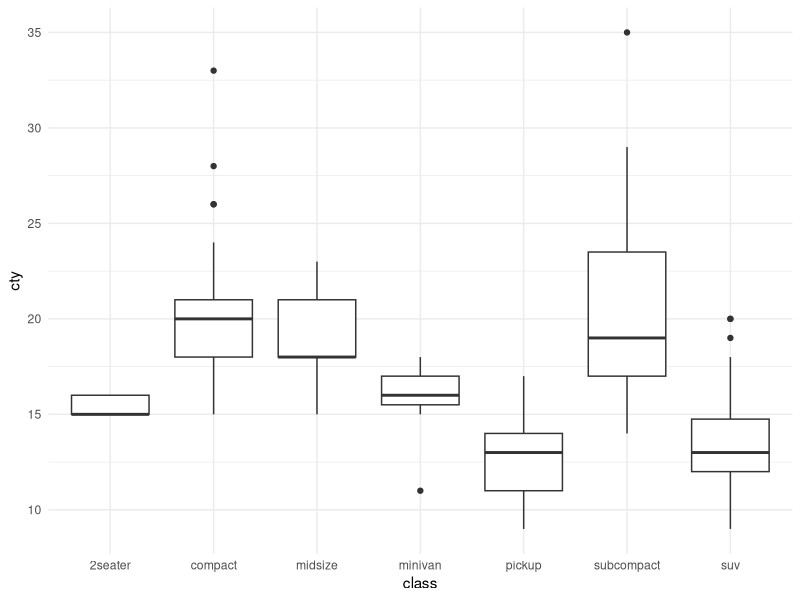
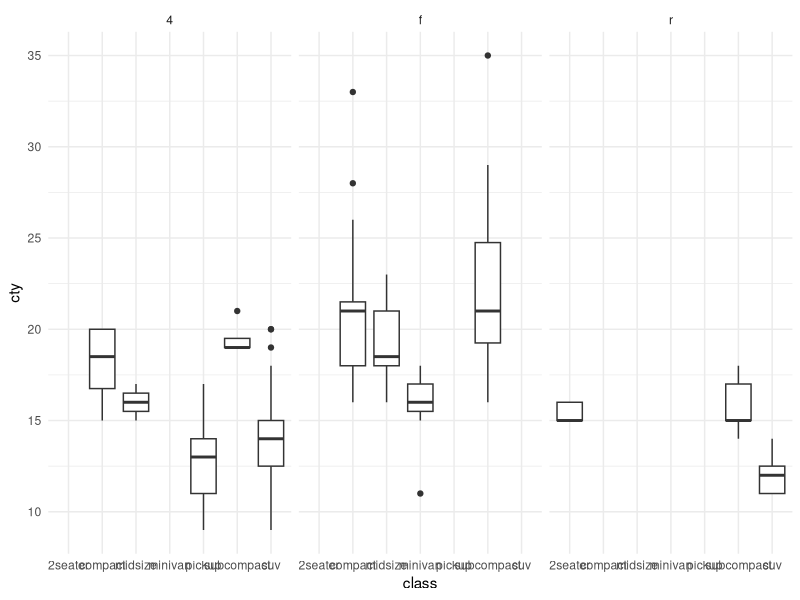
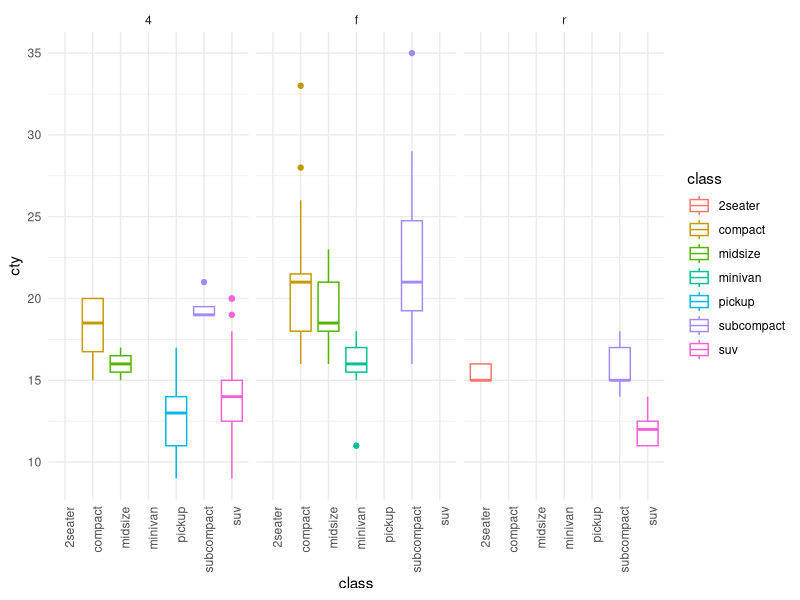
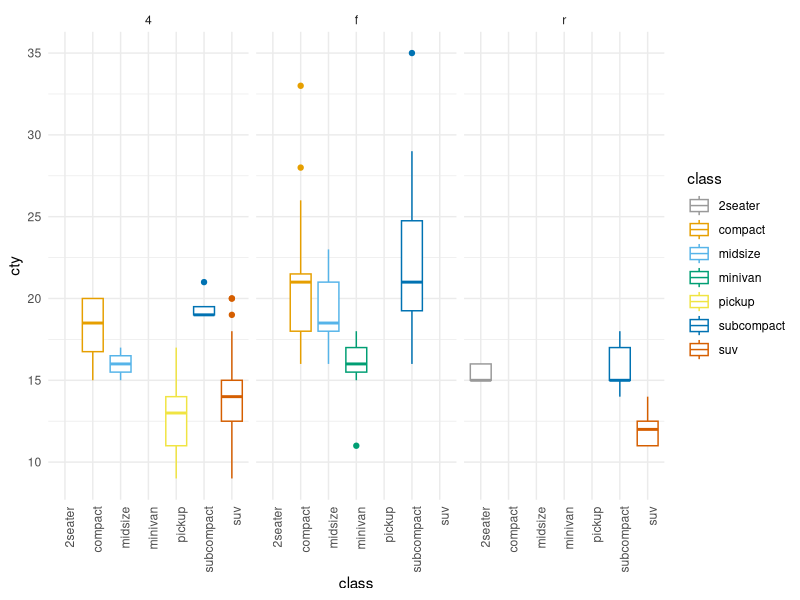
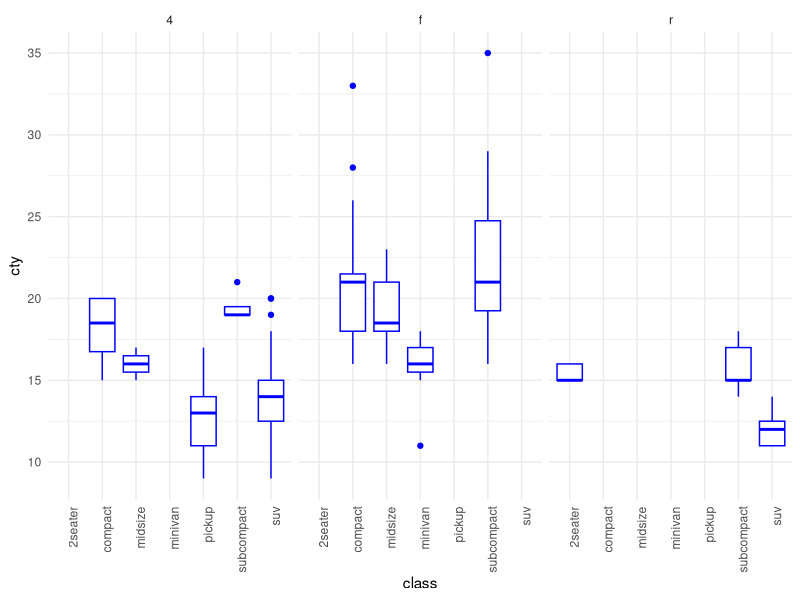
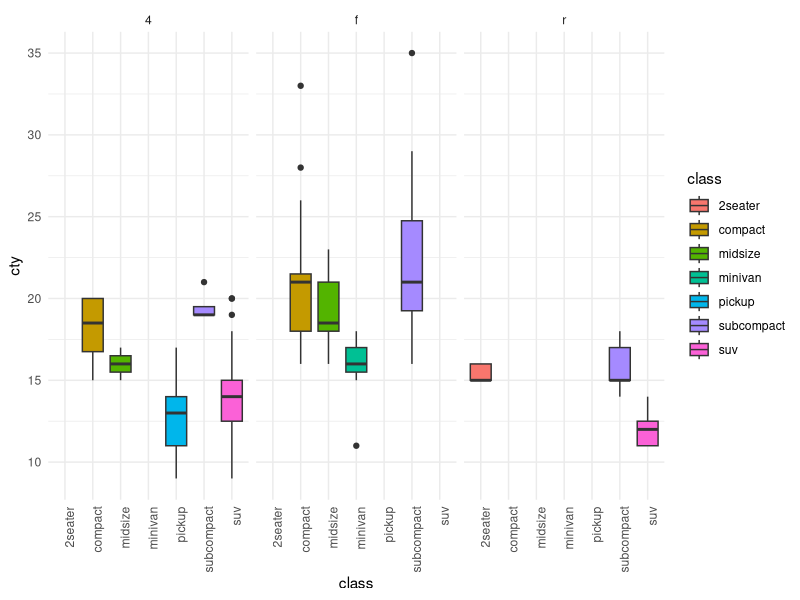
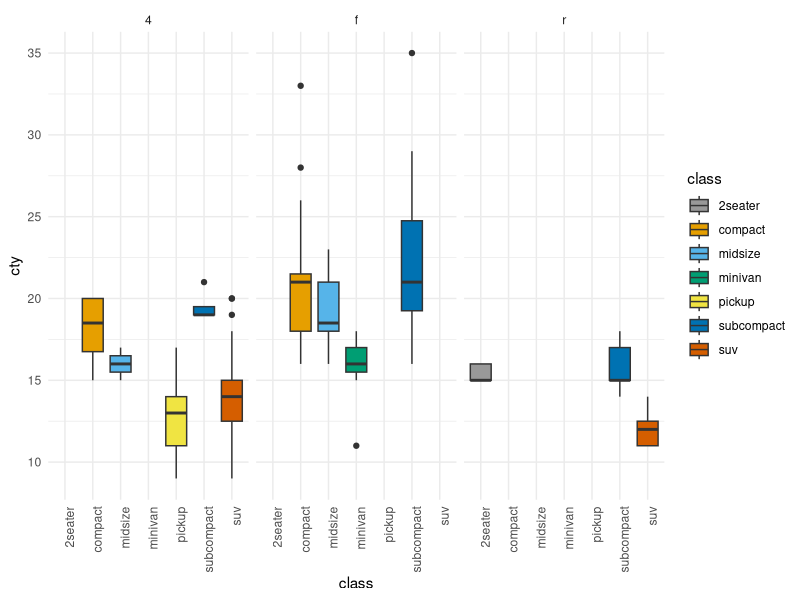
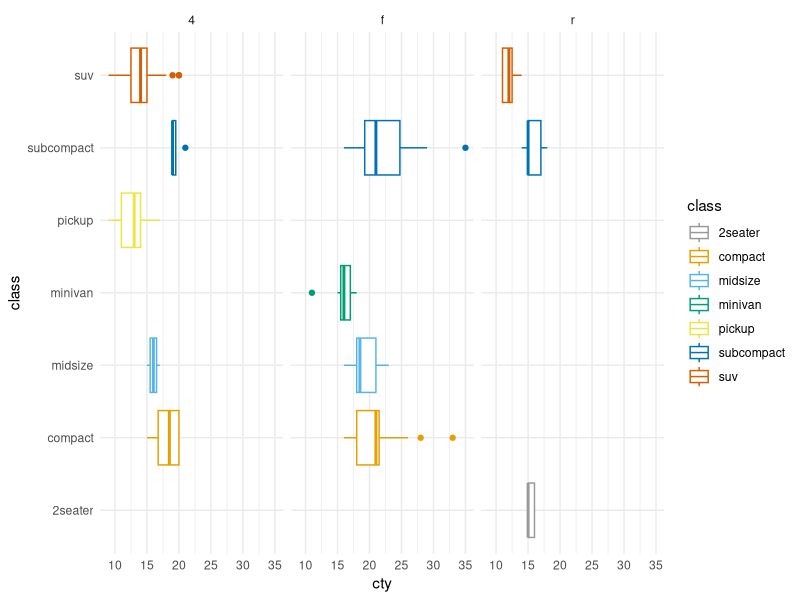

Generate these figures, in order, with R:
## ---- chunk 1
library(tidyverse)
library(knitr)
knitr::opts_chunk$set(echo = TRUE, eval = TRUE)
## ---- chunk 2
kable(mpg[1:5,], caption = "A look at the mpg data set")
## ---- chunk 3
ggplot(data = mpg, aes(x = class, y = cty)) +
  geom_boxplot() +
  theme_minimal()
## ---- chunk 4
ggplot(data = mpg, aes(x = class, y = cty)) +
  geom_boxplot() +
  facet_wrap(~drv) +
  theme_minimal()
## ---- chunk 5
ggplot(data = mpg, aes(x = class, y = cty, color = class)) +
  geom_boxplot() +
  facet_wrap(~drv) +
  theme_minimal() +
  theme(axis.text.x = element_text(angle = 90, hjust = 1))
## ---- chunk 6
#set colorblind-friendly palette 
cbPalette <- c("#999999", "#E69F00", "#56B4E9", "#009E73", "#F0E442", "#0072B2", "#D55E00", "#CC79A7")
#rainbow palette
rainbow_palette <- c("red", "orange", "yellow", "green", "blue", "purple", "gray")
## ---- chunk 7
ggplot(data = mpg, aes(x = class, y = cty, color = class)) +
  geom_boxplot() +
  facet_wrap(~drv) +
  scale_color_manual(values = cbPalette) +
  theme_minimal() +
  theme(axis.text.x = element_text(angle = 90, hjust = 1))
## ---- chunk 8
ggplot(data = mpg, aes(x = class, y = cty)) +
  geom_boxplot(color = "blue") +
  facet_wrap(~drv) +
  theme_minimal() +
  theme(axis.text.x = element_text(angle = 90, hjust = 1))
## ---- chunk 9
ggplot(data = mpg, aes(x = class, y = cty, fill = class)) +
  geom_boxplot() +
  facet_wrap(~drv) +
  theme_minimal() +
  theme(axis.text.x = element_text(angle = 90, hjust = 1))
## ---- chunk 10
ggplot(data = mpg, aes(x = class, y = cty, fill = class)) +
  geom_boxplot() +
  facet_wrap(~drv) +
  scale_fill_manual(values = cbPalette) +
  theme_minimal() +
  theme(axis.text.x = element_text(angle = 90, hjust = 1))
## ---- chunk 11
ggplot(data = mpg, aes(x = class, y = cty, color = class)) +
  geom_boxplot() +
  facet_wrap(~drv) +
  scale_color_manual(values = cbPalette) +
  theme_minimal() +
  coord_flip()
## ---- chunk 12
ggplot(data = mpg, aes(x = class, y = cty)) +
  geom_boxplot() 
## ---- chunk 13
ggplot(data = mpg, aes(x = class, y = cty)) +
  geom_boxplot() +
  theme(axis.line = element_line(size = 0.5, linetype = "dashed",
                                   colour = "red"))
## ---- chunk 14
ggplot(data = mpg, aes(x = class, y = cty)) +
  geom_boxplot() +
  theme(axis.text.x = element_blank())
## ---- chunk 15
ggplot(data = mpg, aes(x = class, y = cty)) +
  geom_boxplot() +
  theme(plot.background = element_rect(fill = "light blue"))
## ---- chunk 16
kable(diamonds[1:5,], caption = "A look at the diamonds data set")
## ---- chunk 17
ggplot(data = diamonds, aes(x = cut, fill = cut)) +
  geom_bar() +
  ggtitle("Number of Diamonds in Each Cut") +
  theme_minimal()
## ---- chunk 18
ggplot(data = diamonds, aes(x = cut, fill = clarity)) +
  geom_bar() +
  theme_minimal()
## ---- chunk 19
ggplot(data = diamonds, aes(x = cut, fill = clarity)) +
  geom_bar(position = "dodge") +
  theme_minimal()
## ---- chunk 20
kable(Orange[1:5,], caption = "A look at the Orange data set")
## ---- chunk 21
ggplot(Orange, aes(x = age, y = circumference, group = Tree, color = Tree)) +
geom_line() +
theme_minimal()
## ---- chunk 22
ggplot(Orange, aes(x = age, y = circumference)) +
geom_boxplot(aes(group = age)) +
geom_line(aes(group = Tree, color = Tree)) +
theme_minimal()
## ---- chunk 23
ggplot(Orange, aes(x = age, y = circumference, group = Tree)) +
geom_boxplot(aes(group = age)) +
geom_line(aes(color = Tree)) +
theme_minimal()
## ---- chunk 24
kable(iris[1:5,], caption = "A look at the iris data set")
## ---- chunk 25
ggplot(data = iris, aes(x = Petal.Width, y = Petal.Length)) +
  geom_point() +
  theme_minimal()
## ---- chunk 26
ggplot(data = iris, aes(x = Petal.Width, y = Petal.Length, color = Sepal.Length)) +
  geom_point() +
  theme_minimal()
## ---- chunk 27
ggplot(data = iris, aes(x = Petal.Width, y = Petal.Length, size = Sepal.Length)) +
  geom_point() +
  theme_minimal()
## ---- chunk 28
ggplot(data = iris, aes(x = Petal.Width, y = Petal.Length, size= Sepal.Length)) +
  geom_point(alpha = 0.25) +
  theme_minimal()
